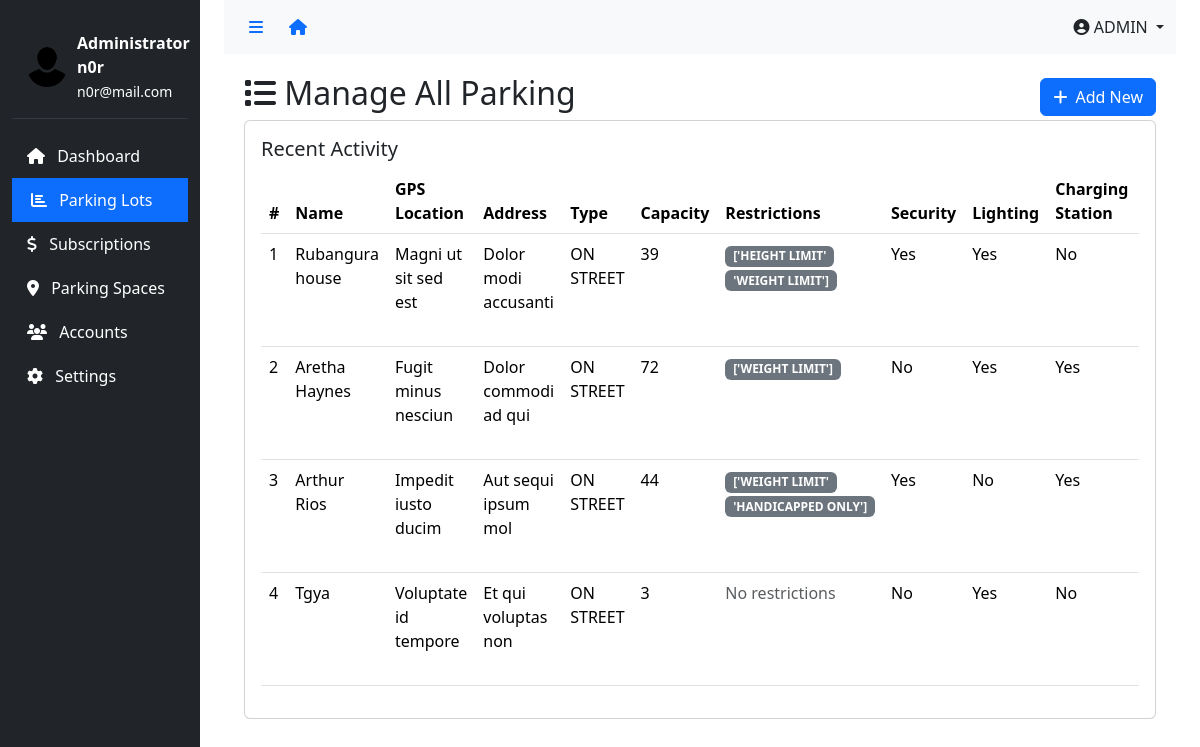
The page /dashboard/parking (signed in) on the database as committed earlier.
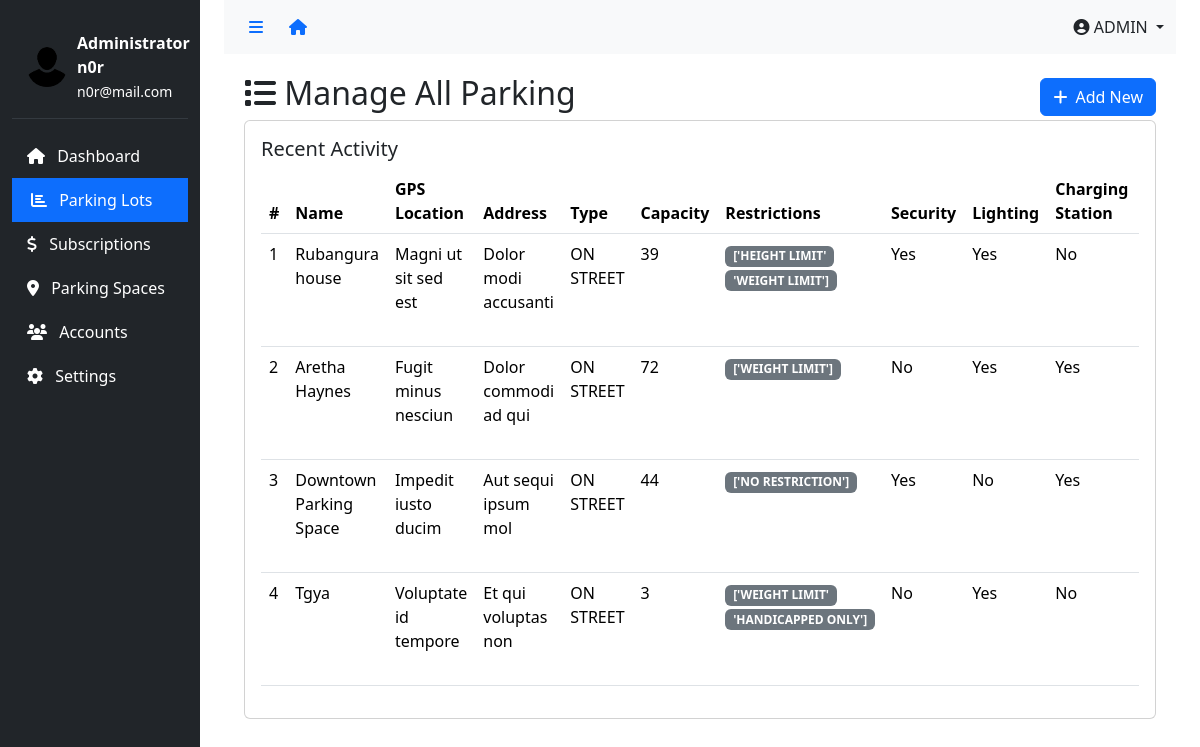
The same page on the database as committed later.
### app/models.py (models this page shows, shortened)
class ParkingLot(models.Model):
    name = models.CharField(max_length=255, unique=True)
    gpsLocation = models.CharField(max_length=255)
    address = models.CharField(max_length=255)
    type = models.CharField(max_length=20, choices=[('ON STREET', 'On Street'), ('OFF STREET', 'Off Street')], default='ON STREET')
    capacity = models.IntegerField()
    restrictions = models.CharField(max_length=255, blank=True, null=True)  # Store as a comma-separated string
    security = models.BooleanField(default=False)
    lighting = models.BooleanField(default=False)
    chargingStation = models.BooleanField(default=False)
    manager_1 = models.ForeignKey('User', related_name='primary_manager', null=True, on_delete=models.SET_NULL)
    manager_2 = models.ForeignKey('User', related_name='secondary_manager', null=True, blank=True, on_delete=models.SET_NULL)
    created_at = models.DateTimeField(auto_now_add=True)
    @property
    def restrictions_list(self):
        if not self.restrictions:
            return []
        return [restriction.strip() for restriction in self.restrictions.split(',') if restriction.strip()]

### app/views.py (the view)
# urls.py: path('dashboard/parking', views.parking, name="parking"),
@login_required
@admin_required
def parking(request):
    parking_lots = ParkingLot.objects.all()
    for lot in parking_lots:
        if lot.restrictions:  # Check if restrictions exist
            restrictions = lot.restrictions_list
    return render(request, 'dashboard/parking.html', {'parking_lots': parking_lots, 'active_menu': 'parking'})

### app/templates/app/dashboard/parking.html (shortened to what this page needs)
{% extends 'dashboard/base.html' %}
{% block content %}
<div class="content">
    <div class="d-flex justify-content-between align-items-center">
        <h2><i class="fas fa-list"></i> Manage All Parking</h2>
        <a href="{% url 'create_parking_lot' %}" class="btn btn-primary"><i class="fas fa-plus me-2"></i>Add New</a>
    </div>
  <div class="card">
    <div class="card-body">
      <h5 class="card-title">Recent Activity</h5>
      <div class="table-responsive">
        <table class="table" id="activityTable">
          <thead>
            <tr>
              <th>#</th>
              <th>Name</th>
              <th>GPS Location</th>
              <th>Address</th>
              <th>Type</th>
              <th>Capacity</th>
              <th>Restrictions</th>
              <th>Security</th>
              <th>Lighting</th>
              <th>Charging Station</th>
              <th>Manager 1</th>
            </tr>
          </thead>
          <tbody>
            {% for parking_lot in parking_lots %}
            <tr>
              <td>{{ forloop.counter }}</td>
              <td>{{ parking_lot.name }}</td>
              <td>{{ parking_lot.gpsLocation }}</td>
              <td>{{ parking_lot.address }}</td>
              <td>{{ parking_lot.type }}</td>
              <td>{{ parking_lot.capacity }}</td>
              <td>
                {% for restriction in parking_lot.restrictions_list %}
                  <span class="badge bg-secondary">{{ restriction }}</span>
                {% empty %}
                  <span class="text-muted">No restrictions</span>
                {% endfor %}
              </td>
              <td>{{ parking_lot.security|yesno:"Yes,No" }}</td>
              <td>{{ parking_lot.lighting|yesno:"Yes,No" }}</td>
              <td>{{ parking_lot.chargingStation|yesno:"Yes,No" }}</td>
              <td>{{ parking_lot.manager_1.username }}</td>
            </tr>
            {% endfor %}
          </tbody>
        </table>
      </div>
    </div>
  </div>
{% endblock %}

Rows that differ between the two databases and show on the page:
changed ParkingLot "Impedit iusto ducim": name "Arthur Rios" → "Downtown Parking Space"
changed ParkingLot "Tgya": no longer shows "No restrictions"
Other text that changed with them:
new list line: "['NO RESTRICTION']"
new list line: "['WEIGHT LIMIT'"
new list line: "'HANDICAPPED ONLY']"
list line gone: "['WEIGHT LIMIT'"
list line gone: "'HANDICAPPED ONLY']"
